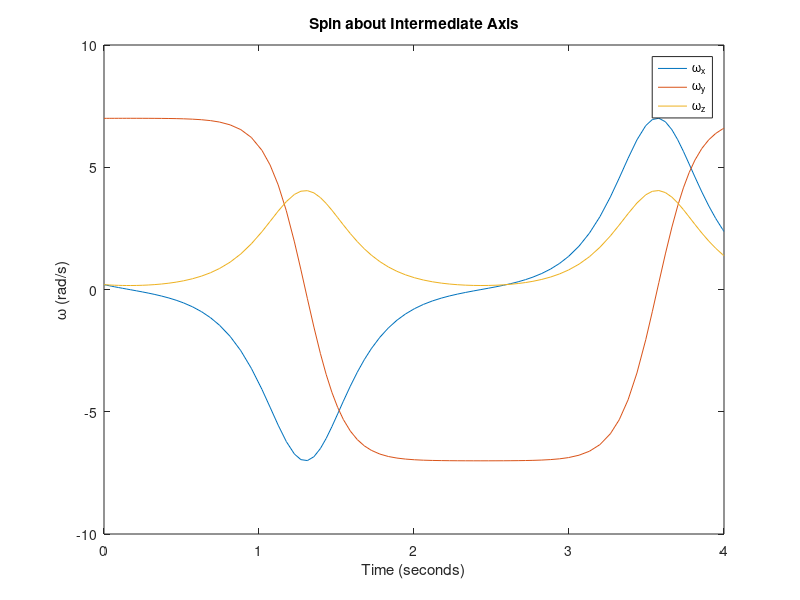

MATLAB code for this plot:
function spin_stability()
    % Moment of inertia
    Ixx = 1; Iyy = 2; Izz = 3;

    % Select initial condition set (e.g., Plot 2: spin about intermediate axis)
    w0 = [0.2; 7; 0.2];  % [wx0; wy0; wz0]

    % Time span
    tspan = [0 4];

    % Solve ODE
    [t, w] = ode45(@(t, w) odefun(t, w, Ixx, Iyy, Izz), tspan, w0);

    % Plot
    plot(t, w)
    xlabel('Time (seconds)')
    ylabel('\omega (rad/s)')
    legend('\omega_x', '\omega_y', '\omega_z')
    title('Spin about Intermediate Axis')
end

function dw = odefun(~, w, Ixx, Iyy, Izz)
    wx = w(1); wy = w(2); wz = w(3);
    dwx = ((Iyy - Izz) * wy * wz) / Ixx;
    dwy = ((Izz - Ixx) * wz * wx) / Iyy;
    dwz = ((Ixx - Iyy) * wx * wy) / Izz;
    dw = [dwx; dwy; dwz];
end
